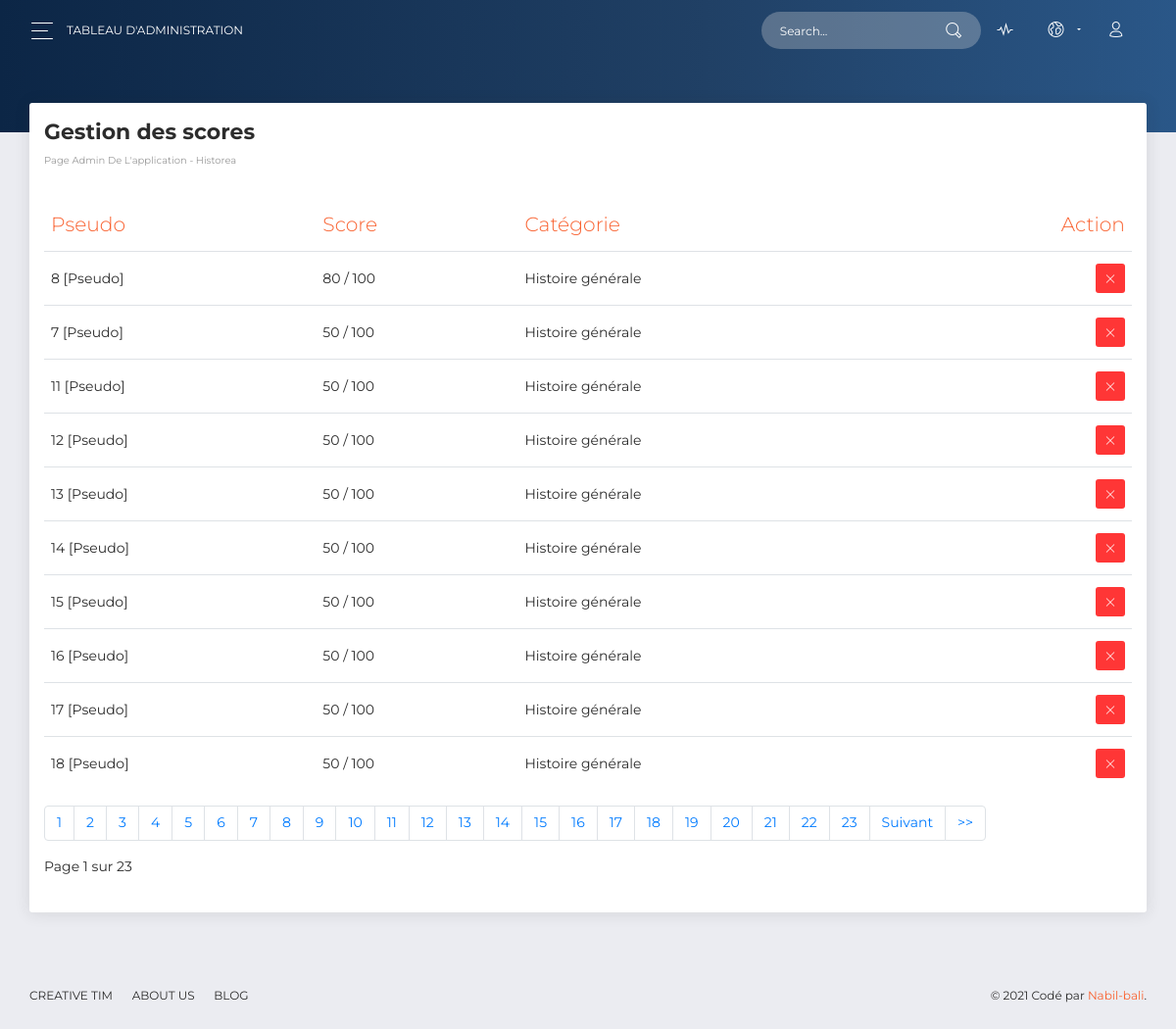
/?action=admin&admin=scores, run on the app's committed database.
### tables this page shows
CREATE TABLE IF NOT EXISTS `scores` (
  `id` int(11) NOT NULL AUTO_INCREMENT,
  `score` int(11) NOT NULL,
  `userId` varchar(225) NOT NULL,
  `categorieId` int(11) NOT NULL,
  `date_crea` date NOT NULL,
  PRIMARY KEY (`id`)
);

### controller/adminController.php (called while the page is built, shortened)
<?php
function scoresContent() {
    $s = new ScoreManager;
    $pagination = new Pagination;
    if (isset($_GET['page']))
    {
        $allScores = $s->readAllScores($_GET['page']);
        $p = $pagination->paginate('scores',$_GET['page']);
    }
    else
    {
        $allScores = $s->readAllScores();
        $p = $pagination->paginate('scores');
    }
    require_once 'wiew/admin/scoresContent.php';
}

### model/model.php (called while the page is built, shortened)
<?php
class Model extends Connexion {
    public function countTable($table)
    {
        $cnt = $this->connect();
        $stm = $cnt->query('SELECT COUNT(*) FROM '. $table )->fetchColumn();
        return $stm;
    }
    public function nbrMaxPages($table)
    {
        $a = $this->countTable($table);
        $nbrMaxPages = ceil($a / self::NBR_DE_LIGNES);
        return $nbrMaxPages;
    }
    public function getPage($table, $page = NULL)
    {
        $currentPage = 1;
        $page = intval($page);
        return $currentPage;
    }
    public function getDepart($page, $nbrLignes)
    {
        $depart = ($page - 1) * $nbrLignes;
        return $depart;
    }
    public function readAll($table, $page = NULL)
    {
        $cnt = $this->connect();
        $page = $this->getPage($table, $page);
        $depart = $this->getDepart($page, self::NBR_DE_LIGNES);
        $stm = $cnt->query('SELECT * FROM '. $table .' LIMIT '. $depart.', '. self::NBR_DE_LIGNES);
        return $stm;
    }
}

### model/scoremanager.php (called while the page is built, shortened)
<?php
class ScoreManager extends Model {
    private $_table = 'scores';
    public function readAllScores($page = NULL) {
        $data = $this->readAll($this->_table, $page);
        return $data;
    }
}

### model/urls.php (called while the page is built, shortened)
<?php
class Urls
{
    public function unsetParam()
    {
        $url = parse_url($_SERVER['REQUEST_URI']);
        $query = parse_str($url['query'], $params);
        unset($params['page']);
        $query = http_build_query($params);
        $url = $url['path'].'?'.$query;
        return $url;
    }
}

### wiew/admin/scoresContent.php (the view, shortened to what this page needs)
<div class="panel-header panel-header-sm">
</div>
<div class="content">
<div class="row">
    <div class="col-md-12">
                <div class="card">
                  <div class="card-header">
                    <h5 class="title">Gestion des scores</h5>
                    <p class="category">page admin de l'application - Historea
                    </p>
                  </div>
                  <div class="card-body">
                    <div class="table-responsive">
                    <table class="table">
                    <thead class=" text-primary">
                      <th>
                        Pseudo
                      </th>
                      <th>
                        Score
                      </th>
                      <th>
                        Catégorie
                      </th>
                      <th class="text-right">
                        Action
                      </th>
                    </thead>
                    <tbody>
                    <?php
                    while($ligne = $allScores->fetch())
                    {
                      ?>
                      <tr>
                        <td>
                        <?= $ligne['id']?> [Pseudo]
                        </td>
                        <td>
                          <?= $ligne['score']?> / 100
                        </td>
                        <td>
                          Histoire générale
                        </td>
                        <td class="text-right">
                          <button type="button" rel="tooltip" title="" class="btn btn-danger btn-sm btn-icon" data-original-title="Remove">
                            <a href="http://localhost/historea/?action=admin&admin=scores&iddelete=<?= $ligne['id'] ?>"> <i class="now-ui-icons text-white ui-1_simple-remove"></i></a>
                          </button>
                        </td>
                      </tr>
                    <?php
                    }
                    ?>
                    </tbody>
                  </table>
                  <?=$p['link'];?>
                  <?=$p['text'];?>
                    </div>
                  </div>
                </div>
        </div>
    </div>
</div>
<?php
require 'header/adminFrame.php';
?>

### data on the page
scores: id "8", score "80"
scores: id "7", score "50"
scores: id "11", score "50"
scores: id "12", score "50"
scores: id "13", score "50"
scores: id "14", score "50"
scores: id "15", score "50"
scores: id "16", score "50"
scores: id "17", score "50"
scores: id "18", score "50"

### other printed values
$currentPage "1"
$nbrPages "23"
